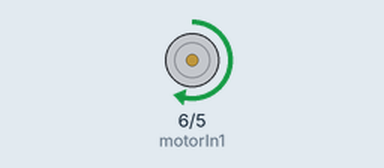
Bench run of a sketch on a simulated Arduino Uno, built with avr-gcc and run on an emulated ATmega328P. Parts: motor-driver pin pairs drawn as motors (green arrow = first pin HIGH = forward, orange = second pin HIGH = backward, longer = more drive).

Above: at 1.5 s.
At 3.2 s:
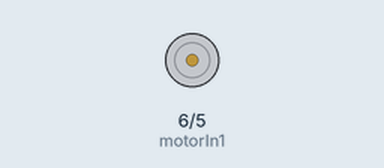
At 5.0 s:
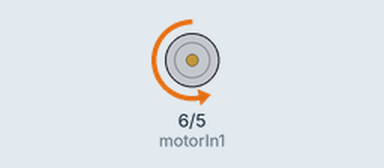
Timing chart, 0 to 8.5 s (numbered marks = the images above):
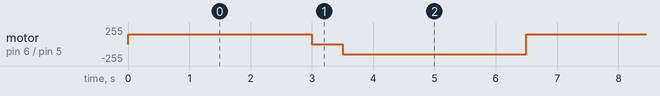

The sketch:

MoterCode.ino
```cpp
//對應圖號E-04 & E-05

const int motorIn1 = 6;
const int motorIn2 = 5;

/*
int sensorPin = A0;
int sensorValue = 0;
*/

void setup()
{
  Serial.begin(9600);

  pinMode(motorIn1,OUTPUT);
  pinMode(motorIn2,OUTPUT);

}

void loop() {

  analogWrite(motorIn1,150);//正轉
  analogWrite(motorIn2,0);//正轉
  delay(3000);
  analogWrite(motorIn1,0);//正轉
  analogWrite(motorIn2,0);//正轉
  delay(500);
  analogWrite(motorIn1,0);//正轉
  analogWrite(motorIn2,150);//正轉
  delay(3000);

/*
  sensorValue = analogRead(sensorPin);   //讀取類比輸入的值會得到0~1023
  sensorValue = map(sensorValue,0,1023,0,255);
  analogWrite(motorIn1,sensorValue);//正轉
  Serial.println(sensorValue);
*/
}
```

Measured:
- by itself, motor on pin 6 (motorIn1) / pin 5 (motorIn2): repeats every 6.5 s: stopped 0.50 s, backward 150/255 3.0 s, forward 150/255 3.0 s
